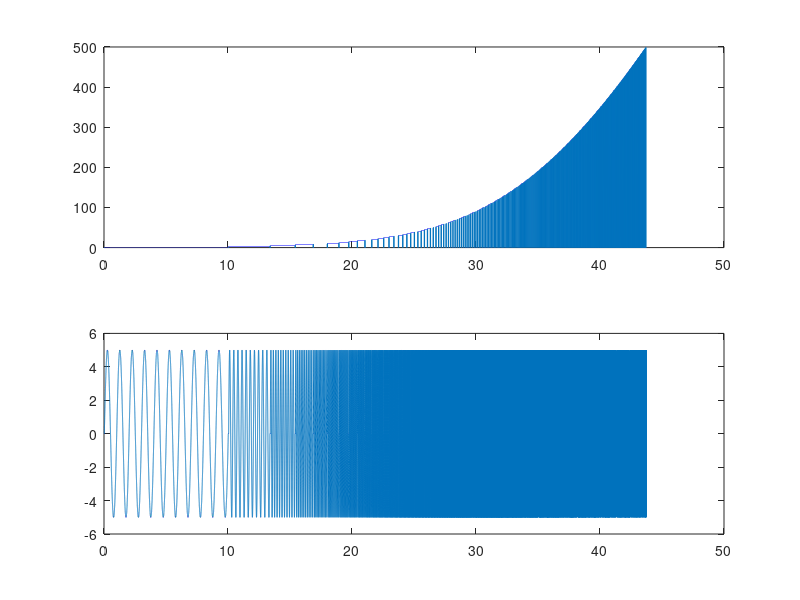
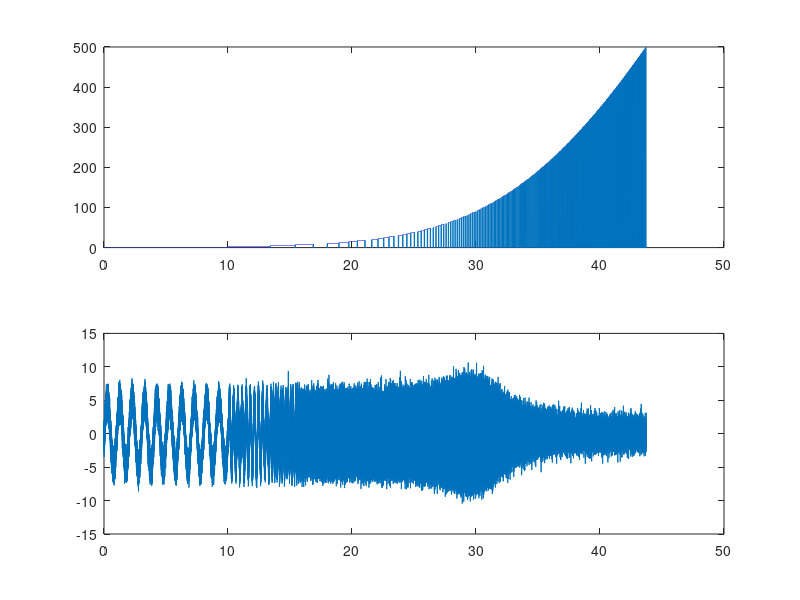

The MATLAB source for these figures, in order: (Note: this script raises an error after producing the figures.)
%% Create the signal 
clear all; close all; clc;

ff_max = 500;
Amp = 5;
dt = 1/4000;
repetetions = 10;
uu = [];
ffVec = [];
ffToSample = 1:2:ff_max;
for ff=ffToSample
    T = 1/ff;
    tmp = Amp*sin(2*pi*ff*(0:dt:(repetetions*T)));
    ffVec = [ffVec zeros(1,100) ff*ones(1,size(tmp,2))];  
    uu = [uu zeros(1,100) tmp];    
end
ffVec = [ffVec zeros(1,100)]; 
uu = [uu zeros(1,100)];
tt = dt * (0:size(uu,2)-1);

figure(); title('Input');
subplot(2,1,1);
plot(tt, ffVec)
subplot(2,1,2); 
plot(tt, uu)

%% Create the plant + simulate the response + Add some noise
s = tf('s');
P = ((100*2*pi)^2/(s^2+0.707*(100*2*pi)*s+(100*2*pi)^2));
yy = lsim(P, uu, tt);
yy = awgn(yy,10,'measured'); % Add gaussian noise

figure(); title('Output');
subplot(2,1,1);
plot(tt, ffVec)
subplot(2,1,2); 
plot(tt, yy)

% Find the indices where theres a recording
indexMatrix = extractSinusoidIndices(uu);
indexMatrix(:,1) = indexMatrix(:,1)-1; %Cause we start with zero

% Extract the signals to cells
yys = {}; tts = {}; kk = 1;
for ii = indexMatrix'
    yys{kk} = yy(ii(1):ii(2));
    uus{kk} = uu(ii(1):ii(2));
    tts{kk} = tt(ii(1):ii(2))-tt(ii(1));
    kk = kk+1;
end

%% Estimate the transfer function and compare to GT
ffs = []; gains = []; phases = []; kk = 1;
repetitons = 10;
freq_estimated = [];
amp_estimated = [];

for kk = 1:size(yys,2)
    % Need to know the tested freq and amplitude (can estimate from input
    % probably)
    tts_filtered = tts{kk};
    ff = ffToSample(kk);
    
    % This estimates the freq and amplitude from the input signal (Its
    % better cause the user dosent have to to remember the params)
    uu = uus{kk};
    [amplitude, frequency] = estimateSineParams(uu, 1/dt);
    freq_estimated = [freq_estimated frequency];
    amp_estimated = [amp_estimated amplitude];
    Amp = amplitude;
    ff = frequency;
    
    % Clean the signals (no phase filter filtfilt)
    wn = ff*2*pi;
    BF = s*wn^2/(s+wn)^2;
    BF = (1/abs(evalfr(BF,1i*wn)))*BF;
    BF_dig = c2d(BF, dt);    
    yy_filtered = filtfilt(BF_dig.Numerator{:}, BF_dig.Denominator{:}, yys{kk});  
    
    % Estimate the output sinus
    [gain, phase] = FitResponse(tts_filtered', yy_filtered, ff);
    ffs = [ffs ff];
    gains = [gains gain/Amp]; 
    phases = [phases phase];
end
close all

figure(); title('Estimate Errors of freq and amp');
subplot(2,1,1);
plot(abs(freq_estimated-ffToSample))
subplot(2,1,2); 
plot(abs(amp_estimated-5))

phases = phaseFixer(phases);
%% Compare the results
[gain_GT, phase_GT, wout, ~, ~] = bode(P, ffs*2*pi);

% Filter using the frequency we know we recorded (Using filtfilt to not affect the phase)
figure()
subplot(2,1,1);
semilogx(ffs, mag2db(squeeze(gain_GT)), '-o');hold on;
semilogx(ffs, mag2db(gains), '-o');hold off;
subplot(2,1,2); 
semilogx(ffs, squeeze(phase_GT), '-o');hold on;
semilogx(ffs, phases*180/pi, '-o');hold off;
legend('GT', 'Measured');

%% Functions
function [gain, phase] = FitResponse(tts_filtered, yy_filtered, ff)
    %% Fit: 'FitResponse'.
    [xData, yData] = prepareCurveData( tts_filtered, yy_filtered );

    % Set up fittype and options.
    ft = fittype( 'a*sin(2*pi*'+string(ff)+'*x+b)', 'independent', 'x', 'dependent', 'y' );
    opts = fitoptions( 'Method', 'NonlinearLeastSquares' );
    opts.Display = 'Off';
    opts.Lower = [0 -Inf];
    opts.Upper = [Inf 0];
    opts.StartPoint = [0.620968655826104 0.690192179535585];

    % Fit model to data.
    [fitresult, ~] = fit( xData, yData, ft, opts );
    gain = fitresult.a;
    phase = fitresult.b;
end

function indexMatrix = extractSinusoidIndices(paddedArray)
    % Initialize variables
    indices = []; % Matrix to hold start and end indices of sinusoidal segments
    currentStartIndex = -1; % Start index of the current sinusoidal segment
    zeroPaddingCount = 0; % Counter for zeros
    
    % Iterate through the array
    for i = 1:length(paddedArray)
        if paddedArray(i) ~= 0
            % If a non-zero element is found, reset zero padding count
            zeroPaddingCount = 0;
            % If it's the start of a new sinusoidal segment, set the start index
            if currentStartIndex == -1
                currentStartIndex = i;
            end
        else
            % If a zero element is found, increment the zero padding count
            zeroPaddingCount = zeroPaddingCount + 1;
            % If the zero padding is more than 10 and a sinusoidal segment was ongoing
            if zeroPaddingCount > 10 && currentStartIndex ~= -1
                % Store the start and end indices of the current sinusoidal segment
                indices = [indices; currentStartIndex, i - zeroPaddingCount]; %#ok<*AGROW>
                % Reset the start index
                currentStartIndex = -1;
            end
        end
    end
    
    % If the array ends with a non-zero segment, store its indices
    if currentStartIndex ~= -1
        indices = [indices; currentStartIndex, length(paddedArray)];
    end
    
    % Convert the indices matrix to the desired format
    indexMatrix = indices;
end

function [amplitude, frequency] = estimateSineParams(signal, Fs)
    % signal: The input sine signal
    % Fs: Sampling frequency of the signal

    % Length of the signal
    L = length(signal);

    % Perform FFT
    Y = fft(signal);

    % Compute the two-sided spectrum and then the single-sided spectrum
    P2 = abs(Y / L);
    P1 = P2(1:L/2+1);
    P1(2:end-1) = 2 * P1(2:end-1);

    % Define the frequency domain f
    f = Fs * (0:(L/2)) / L;

    % Find the index of the maximum value in P1 (ignoring the DC component)
    [~, index] = max(P1(2:end));
    index = index + 1; % Adjust index because we ignored the DC component

    % The frequency corresponding to the maximum value in P1
    frequency = f(index);

    % The amplitude is twice the magnitude at this frequency (because we consider single-sided spectrum)
    amplitude = P1(index);
end

function o_phases = phaseFixer(i_phases)
    o_phases = [];
    for kk=1:size(i_phases,2)
        if kk==1
            o_phases(kk) = i_phases(kk);
            continue 
        else
            phase = i_phases(kk);
            % Decide where the current angle is relative to its predecessor
            if phase<o_phases(kk-1)
                dir = 1;
            else
                dir = -1;
            end
            intiDist = abs(phase-o_phases(kk-1));
            while true
                if (phase+dir*pi)>0 % Dont want to go above zero
                    break
                end
                % Depoending on the direction we want to add incremetns
                % this is done while were getting close to the value
                if abs(phase+dir*pi-o_phases(kk-1))<intiDist
                    phase = phase+dir*pi;
                    intiDist = abs(phase-o_phases(kk-1));
                else 
                    break
                end    
            end
            o_phases(kk) = phase;
        end
    end
end